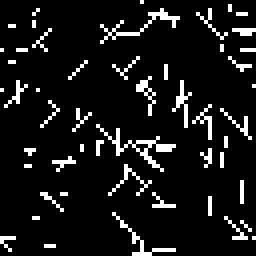
#> input picture resources/grain/marker0.png, 64 x 64 px (shown 4 times larger)
$ python compare-raster.py ../resources/grain/marker0.png ../resources/grain/marker1.png
#> lines starting #> are read from the running program, lines starting #| are printed output that depends on the picture; long printed decimals are rounded
#!/usr/bin/env python3
# Copyright 2026 ALTESSA SOLUTIONS INC.
# Use of this source code is governed by an MIT-style license that can be
# found in the LICENSE file.
"""Compare decoded RGBA pixels. Exit 1 on a difference; never compare PNG encodings."""
import argparse
import json
from pathlib import Path
from PIL import Image, ImageChops, ImageStat

parser = argparse.ArgumentParser(description=__doc__)
parser.add_argument("left", type=Path)
parser.add_argument("right", type=Path)
parser.add_argument("--difference", type=Path, help="Write absolute RGBA difference times four")
args = parser.parse_args()
with Image.open(args.left) as a, Image.open(args.right) as b:
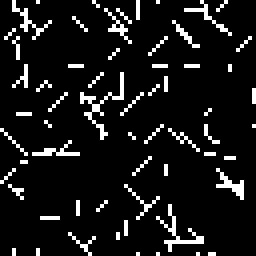
#> input picture resources/grain/marker1.png, 64 x 64 px (shown 4 times larger)
#> a is the input picture: PIL image 64x64 L; 9% white in thin lines or dots
#> b is the input picture: PIL image 64x64 L; 9% white in thin lines or dots
    left, right = a.convert("RGBA"), b.convert("RGBA")
if left.size != right.size:
    print(json.dumps({"equal": False, "left_size": left.size, "right_size": right.size}))
    raise SystemExit(1)
difference = ImageChops.difference(left, right)
channels = difference.split()
mask = channels[0]
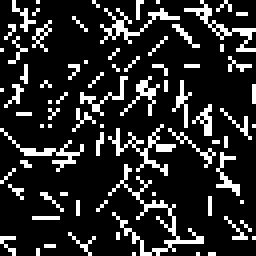
#> mask: PIL image 64x64 L (shown 4 times larger); 16.3% white in thin lines or dots
for channel in channels[1:]:
    mask = ImageChops.lighter(mask, channel)
#> this loop made 3 passes
histogram = mask.histogram()
#> histogram = 256 values, max 3428 at index 0, min 0 at index 1, mean 16
changed = sum(histogram[1:])
#> changed = 668
print(json.dumps({"equal": changed == 0, "size": left.size,
                  "different_pixels": changed,
                  "total_pixels": left.width * left.height,
                  "maximum_channel_difference": max(i for i, count in enumerate(histogram) if count),
                  "mean_absolute_rgba_difference": ImageStat.Stat(difference).mean}))
#| {"equal": false, "size": [64, 64], "different_pixels": 668, "total_pixels": 4096, "maximum_channel_difference": 255, "mean_absolute_rgba_difference": [41.587, 41.587, 41.587, 0.0]}
if args.difference:
    # Include alpha differences in the visible map as white. The output alpha
    # is opaque, so a transparent difference cannot accidentally look black.
    visible = [ImageChops.lighter(channel, channels[3]) for channel in channels[:3]]
    Image.merge("RGB", tuple(visible)).point(lambda value: min(255, value * 4)).save(args.difference)
#> (the run stopped early here; a loop or call above may not have finished)
